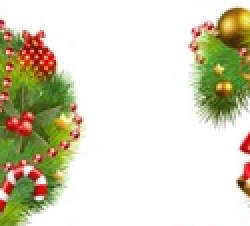
#> input picture Desktop Puzzle Game in C# and Python/runfiles/Sources/src2.jpg, 125 x 113 px, found by its file name (shown 2 times larger)
$ python ybbgya.py
#> lines starting #> are read from the running program, lines starting #| are printed output that depends on the picture; pictures that were not available may be replaced by others from this repository, and a replacement may not be noted
import cv2
#import  sys
# from matplotlib import pyplot as plt
img = cv2.imread(('E:\\disk(D)\\YazLab\\yazlab21\\runfiles\\Sources\\src'+(str(2))+'.jpg'),0)
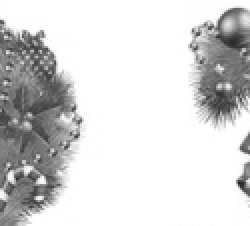
#> img: shape (113, 125) (shown 2 times larger); min 34, max 255, mean 213.8
minimum = 9223372036854775807
x,y = 0,0
for i in range (4):
    for j in range (4):
        img2 = cv2.imread(('E:\\bmps\\' + (str(i)) +str(j)+ '.jpg'), 0)
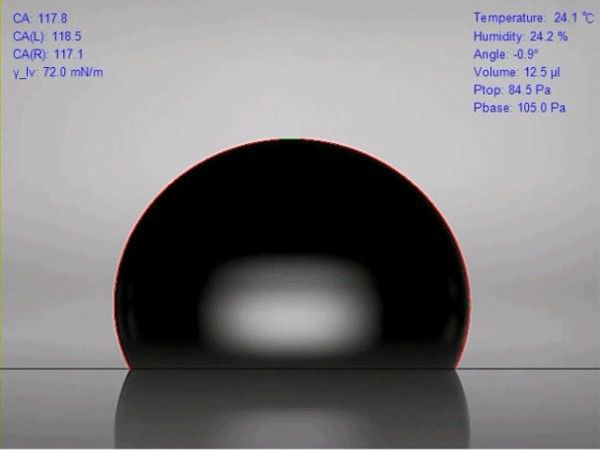
#> input picture Desktop Puzzle Game in C# and Python/runfiles/Sources/source.jpg, 600 x 450 px, given in place of 00.jpg, which was not available
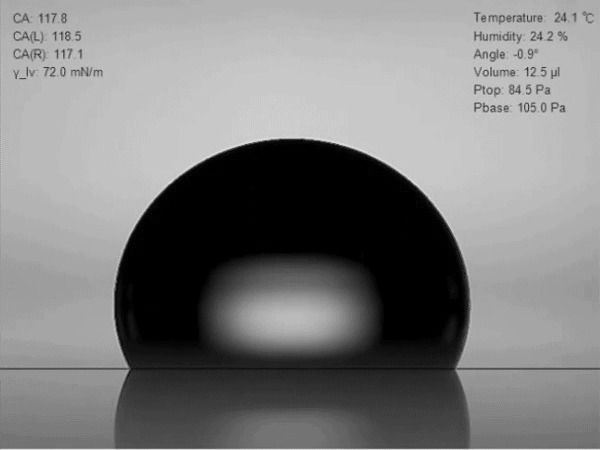
#> img2: shape (450, 600); min 0, max 229, mean 126.8
        H1 = cv2.calcHist([img],[0],None,[256],[0,256])
#> H1 = 256 values, max 7961 at index 255, min 0 at index 0, mean 55.18
        H2 =  cv2.calcHist([img2],[0],None,[256],[0,256])
#> H2 = 256 values, max 34065 at index 0, min 0 at index 230, mean 1054.7
        temp = cv2.compareHist(H1, H2, cv2.HISTCMP_CHISQR)
#> temp = 69525346.2
        if(temp < minimum):
            minimum = temp;
#> minimum = 69525346.2
            x,y = i,j

# plt.hist(img.ravel(),256,[0,256]); plt.show()
print(str(x)+str(y))
